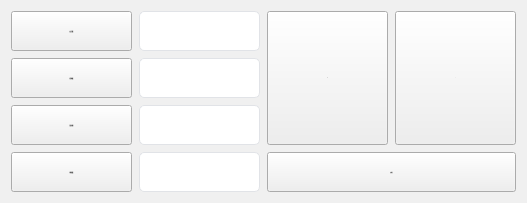
           <widget class="QFrame" name="mframe_Temp">
            <property name="maximumSize">
             <size>
              <width>16777215</width>
              <height>260</height>
             </size>
            </property>
            <property name="styleSheet">
             <string notr="true">QFrame{
	border-radius:12px;
	background-color: rgb(240, 240, 240);
}</string>
            </property>
            <property name="frameShape">
             <enum>QFrame::StyledPanel</enum>
            </property>
            <property name="frameShadow">
             <enum>QFrame::Raised</enum>
            </property>
            <layout class="QGridLayout" name="gridLayout_4" rowstretch="1,1,1,1" columnstretch="1,1,0,1,1">
             <property name="spacing">
              <number>7</number>
             </property>
             <item row="3" column="0">
              <widget class="QPushButton" name="mBtn_SetTemp_Warning">
               <property name="sizePolicy">
                <sizepolicy hsizetype="Minimum" vsizetype="Minimum">
                 <horstretch>0</horstretch>
                 <verstretch>0</verstretch>
                </sizepolicy>
               </property>
               <property name="minimumSize">
                <size>
                 <width>0</width>
                 <height>0</height>
                </size>
               </property>
               <property name="maximumSize">
                <size>
                 <width>16777215</width>
                 <height>60</height>
                </size>
               </property>
               <property name="font">
                <font>
                 <pointsize>-1</pointsize>
                </font>
               </property>
               <property name="layoutDirection">
                <enum>Qt::LeftToRight</enum>
               </property>
               <property name="styleSheet">
                <string notr="true">QPushButton
{ 
	background-color:rgb(240,240,240);
	font-size:28px; 
	border-radius:8px;
	color:rgb(64,64,64);
	
}
QPushButton:hover
{
	background-color:rgb(255,255,255);
	font-size:28px;
	border-radius:8px;
}

QPushButton:checked{
	background-color:rgb(130, 130, 130);
	font-size:28px;
	border-radius:8px;
	color:rgb(255,255,255);
};</string>
               </property>
               <property name="text">
                <string>报警温度</string>
               </property>
               <property name="checkable">
                <bool>true</bool>
               </property>
              </widget>
             </item>
             <item row="3" column="1">
              <widget class="QLineEdit" name="mEdit_SetTemp_Warning">
               <property name="minimumSize">
                <size>
                 <width>0</width>
                 <height>40</height>
                </size>
               </property>
               <property name="styleSheet">
                <string notr="true">QLineEdit
{
	border: 1px solid #e1e3e7;         
	border-radius: 5px;
	font-size:28px;
	color: rgb(137, 137, 137);
	background-color: rgb(255, 255, 255);


}</string>
               </property>
               <property name="text">
                <string/>
               </property>
              </widget>
             </item>
             <item row="3" column="2">
              <spacer name="verticalSpacer_12">
               <property name="orientation">
                <enum>Qt::Vertical</enum>
               </property>
               <property name="sizeHint" stdset="0">
                <size>
                 <width>0</width>
                 <height>40</height>
                </size>
               </property>
              </spacer>
             </item>
             <item row="0" column="2">
              <spacer name="verticalSpacer_9">
               <property name="orientation">
                <enum>Qt::Vertical</enum>
               </property>
               <property name="sizeHint" stdset="0">
                <size>
                 <width>0</width>
                 <height>40</height>
                </size>
               </property>
              </spacer>
             </item>
             <item row="1" column="2">
              <spacer name="verticalSpacer_10">
               <property name="orientation">
                <enum>Qt::Vertical</enum>
               </property>
               <property name="sizeHint" stdset="0">
                <size>
                 <width>0</width>
                 <height>40</height>
                </size>
               </property>
              </spacer>
             </item>
             <item row="2" column="2">
              <spacer name="verticalSpacer_11">
               <property name="orientation">
                <enum>Qt::Vertical</enum>
               </property>
               <property name="sizeHint" stdset="0">
                <size>
                 <width>0</width>
                 <height>40</height>
                </size>
               </property>
              </spacer>
             </item>
             <item row="0" column="4" rowspan="3">
              <widget class="QPushButton" name="mBtn_SetTemp_Minus">
               <property name="sizePolicy">
                <sizepolicy hsizetype="Minimum" vsizetype="Minimum">
                 <horstretch>0</horstretch>
                 <verstretch>0</verstretch>
                </sizepolicy>
               </property>
               <property name="minimumSize">
                <size>
                 <width>0</width>
                 <height>40</height>
                </size>
               </property>
               <property name="maximumSize">
                <size>
                 <width>16777215</width>
                 <height>999</height>
                </size>
               </property>
               <property name="font">
                <font>
                 <pointsize>-1</pointsize>
                </font>
               </property>
               <property name="styleSheet">
                <string notr="true">QPushButton{ 
	border-radius:8px;
background-color:rgb(34,70,120);
font-size:28px; 
color:white;


}
QPushButton:hover{
font-size:28px; 
color:white;
}

QPushButton:pressed{
	background-color:rgb(241,129,1);
};
</string>
               </property>
               <property name="text">
                <string notr="true">-</string>
               </property>
              </widget>
             </item>
             <item row="0" column="1">
              <widget class="QLineEdit" name="mEdit_SetTemp_Temp">
               <property name="minimumSize">
                <size>
                 <width>0</width>
                 <height>40</height>
                </size>
               </property>
               <property name="styleSheet">
                <string notr="true">QLineEdit
{
	border: 1px solid #e1e3e7;         
	border-radius: 5px;
	font-size:28px;
	color: rgb(137, 137, 137);
	background-color: rgb(255, 255, 255);


}</string>
               </property>
               <property name="text">
                <string/>
               </property>
              </widget>
             </item>
             <item row="0" column="3" rowspan="3">
              <widget class="QPushButton" name="mBtn_SetTemp_Add">
               <property name="sizePolicy">
                <sizepolicy hsizetype="Minimum" vsizetype="Minimum">
                 <horstretch>0</horstretch>
                 <verstretch>0</verstretch>
                </sizepolicy>
               </property>
               <property name="minimumSize">
                <size>
                 <width>0</width>
                 <height>40</height>
                </size>
               </property>
               <property name="maximumSize">
                <size>
                 <width>16777215</width>
                 <height>999</height>
                </size>
               </property>
               <property name="font">
                <font>
                 <pointsize>-1</pointsize>
                </font>
               </property>
               <property name="styleSheet">
                <string notr="true">QPushButton{ 
	border-radius:8px;
background-color:rgb(34,70,120);
font-size:28px; 
color:white;


}
QPushButton:hover{
font-size:28px; 
color:white;
}

QPushButton:pressed{
	background-color:rgb(241,129,1);
};
</string>
               </property>
               <property name="text">
                <string notr="true">+</string>
               </property>
              </widget>
             </item>
             <item row="2" column="1">
              <widget class="QLineEdit" name="mEdit_SetTemp_Alter">
               <property name="minimumSize">
                <size>
                 <width>0</width>
                 <height>40</height>
                </size>
               </property>
               <property name="styleSheet">
                <string notr="true">QLineEdit
{
	border: 1px solid #e1e3e7;         
	border-radius: 5px;
	font-size:28px;
	color: rgb(137, 137, 137);
	background-color: rgb(255, 255, 255);


}</string>
               </property>
               <property name="text">
                <string/>
               </property>
              </widget>
             </item>
             <item row="0" column="0">
              <widget class="QPushButton" name="mBtn_SetTemp_Temp">
               <property name="sizePolicy">
                <sizepolicy hsizetype="Minimum" vsizetype="Minimum">
                 <horstretch>0</horstretch>
                 <verstretch>0</verstretch>
                </sizepolicy>
               </property>
               <property name="minimumSize">
                <size>
                 <width>0</width>
                 <height>0</height>
                </size>
               </property>
               <property name="maximumSize">
                <size>
                 <width>16777215</width>
                 <height>60</height>
                </size>
               </property>
               <property name="font">
                <font>
                 <pointsize>-1</pointsize>
                </font>
               </property>
               <property name="styleSheet">
                <string notr="true">QPushButton
{ 
	background-color:rgb(240,240,240);
	font-size:28px; 
	border-radius:8px;
	color:rgb(64,64,64);
	
}
QPushButton:hover
{
	background-color:rgb(255,255,255);
	font-size:28px;
	border-radius:8px;
}

QPushButton:checked{
	background-color:rgb(130, 130, 130);
	font-size:28px;
	border-radius:8px;
	color:rgb(255,255,255);
};</string>
               </property>
               <property name="text">
                <string>设定温度</string>
               </property>
               <property name="checkable">
                <bool>true</bool>
               </property>
              </widget>
             </item>
             <item row="1" column="1">
              <widget class="QLineEdit" name="mEdit_SetTemp_Precision">
               <property name="minimumSize">
                <size>
                 <width>0</width>
                 <height>40</height>
                </size>
               </property>
               <property name="styleSheet">
                <string notr="true">QLineEdit
{
	border: 1px solid #e1e3e7;         
	border-radius: 5px;
	font-size:28px;
	color: rgb(137, 137, 137);
	background-color: rgb(255, 255, 255);


}</string>
               </property>
               <property name="text">
                <string/>
               </property>
              </widget>
             </item>
             <item row="3" column="3" colspan="2">
              <widget class="QPushButton" name="mBtn_SetTemp_Save">
               <property name="sizePolicy">
                <sizepolicy hsizetype="Minimum" vsizetype="Minimum">
                 <horstretch>0</horstretch>
                 <verstretch>0</verstretch>
                </sizepolicy>
               </property>
               <property name="minimumSize">
                <size>
                 <width>0</width>
                 <height>40</height>
                </size>
               </property>
               <property name="maximumSize">
                <size>
                 <width>16777215</width>
                 <height>999</height>
                </size>
               </property>
               <property name="font">
                <font>
                 <pointsize>-1</pointsize>
                </font>
               </property>
               <property name="styleSheet">
                <string notr="true">QPushButton{ 
	border-radius:8px;
background-color:rgb(34,70,120);
font-size:26px; 
color:white;


}
QPushButton:hover{
font-size:26px; 
color:white;
}

QPushButton:pressed{
	background-color:rgb(241,129,1);
};
</string>
               </property>
               <property name="text">
                <string>修改</string>
               </property>
              </widget>
             </item>
             <item row="2" column="0">
              <widget class="QPushButton" name="mBtn_SetTemp_Alter">
               <property name="sizePolicy">
                <sizepolicy hsizetype="Minimum" vsizetype="Minimum">
                 <horstretch>0</horstretch>
                 <verstretch>0</verstretch>
                </sizepolicy>
               </property>
               <property name="minimumSize">
                <size>
                 <width>0</width>
                 <height>0</height>
                </size>
               </property>
               <property name="maximumSize">
                <size>
                 <width>16777215</width>
                 <height>60</height>
                </size>
               </property>
               <property name="font">
                <font>
                 <pointsize>-1</pointsize>
                </font>
               </property>
               <property name="styleSheet">
                <string notr="true">QPushButton
{ 
	background-color:rgb(240,240,240);
	font-size:28px; 
	border-radius:8px;
	color:rgb(64,64,64);
	
}
QPushButton:hover
{
	background-color:rgb(255,255,255);
	font-size:28px;
	border-radius:8px;
}

QPushButton:checked{
	background-color:rgb(130, 130, 130);
	font-size:28px;
	border-radius:8px;
	color:rgb(255,255,255);
};</string>
               </property>
               <property name="text">
                <string>温度补偿</string>
               </property>
               <property name="checkable">
                <bool>true</bool>
               </property>
              </widget>
             </item>
             <item row="1" column="0">
              <widget class="QPushButton" name="mBtn_SetTemp_Precision">
               <property name="sizePolicy">
                <sizepolicy hsizetype="Minimum" vsizetype="Minimum">
                 <horstretch>0</horstretch>
                 <verstretch>0</verstretch>
                </sizepolicy>
               </property>
               <property name="minimumSize">
                <size>
                 <width>0</width>
                 <height>0</height>
                </size>
               </property>
               <property name="maximumSize">
                <size>
                 <width>16777215</width>
                 <height>60</height>
                </size>
               </property>
               <property name="font">
                <font>
                 <pointsize>-1</pointsize>
                </font>
               </property>
               <property name="layoutDirection">
                <enum>Qt::LeftToRight</enum>
               </property>
               <property name="styleSheet">
                <string notr="true">QPushButton
{ 
	background-color:rgb(240,240,240);
	font-size:28px; 
	border-radius:8px;
	color:rgb(64,64,64);
	
}
QPushButton:hover
{
	background-color:rgb(255,255,255);
	font-size:28px;
	border-radius:8px;
}

QPushButton:checked{
	background-color:rgb(130, 130, 130);
	font-size:28px;
	border-radius:8px;
	color:rgb(255,255,255);
};</string>
               </property>
               <property name="text">
                <string>控制精度</string>
               </property>
               <property name="checkable">
                <bool>true</bool>
               </property>
              </widget>
             </item>
            </layout>
           </widget>
